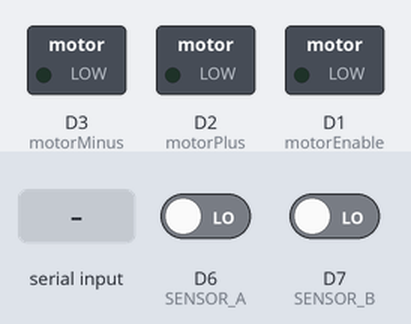
Bench run of a sketch on a simulated ESP8266 (Wemos D1 mini). Parts: switched loads named in the sketch (green lamp = pin HIGH). The test bench sets the inputs (shaded band); at power-on: D6 (SENSOR_A) LOW, D7 (SENSOR_B) LOW. WiFi joins after 1.5 s; servers stay silent unless stated; what the sketch prints to the serial monitor is not drawn.

Above: at 2.7 s.
2.8 s: D6 (SENSOR_A) driven HIGH
At 3.9 s:
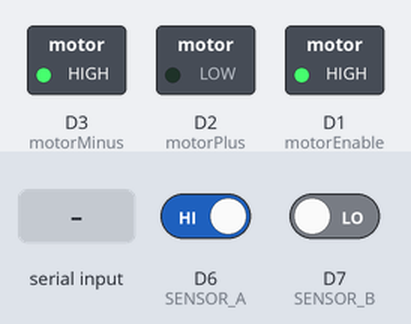
4.3 s: "90,45,200\n" received over Serial
At 5.2 s:
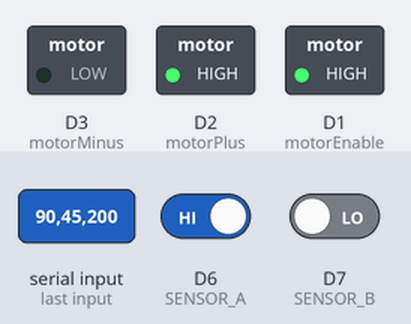
5.8 s: "-\n" received over Serial
At 6.3 s:
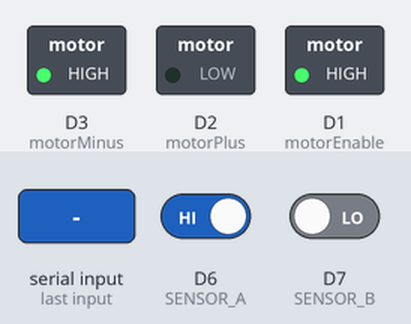
7.3 s: "30,150,10\n" received over Serial
At 8.7 s:
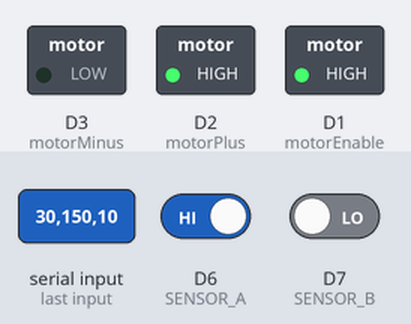
Timing chart, 0 to 9.8 s (numbered marks = the images above; inputs shaded):
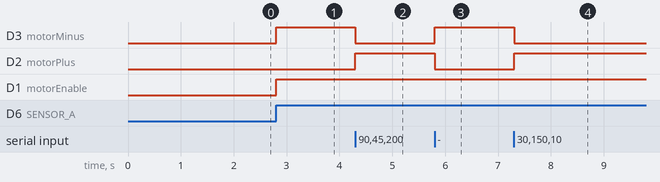

Measured:
- after the input at 2.8 s, D3 (motorMinus), D1 (motorEnable): LOW → HIGH at once
- after the input at 4.3 s, D3 (motorMinus): HIGH → LOW at once; D2 (motorPlus): LOW → HIGH at once
- after the input at 5.8 s, D3 (motorMinus): LOW → HIGH at once; D2 (motorPlus): HIGH → LOW at once
- after the input at 7.3 s, D3 (motorMinus): HIGH → LOW at once; D2 (motorPlus): LOW → HIGH at once

The sketch:

firmware-d1.ino
```cpp
#include <ESP8266WiFi.h>
#include <WiFiClient.h>
#include <ESP8266WebServer.h>
#include <ESP8266mDNS.h>

#define serial_debug true
#define baud 115200

#define SENSOR_A D6
#define SENSOR_B D7

#define motorEnable D1
#define motorPlus D2
#define motorMinus D3


#define spd3 1024/2.5
#define spd2 1024/1.8
#define spd1 1024

#define spd1d 4
#define spd2d 2


int count = 0;
int count2 = 0;
int delayTime = 2000;
int val = 0;
long i;

int sensor01;
int sensor02;

unsigned long int loopCount = 0;

int stepOld;
int step;
int direction;

//int pwm;
boolean complete;

int PulseCount;
int commandPosition;

String inString = "";
char position[20];


const char* host = "wemos";
const char* ssid = "souther";
const char* password = "";

ESP8266WebServer server(80);
const char* serverIndex = "<html>"
"<head>"
"<style>"
"input {font-size: 100pt}"
"</style>"
"<script>"
"function getPositionUpdate() {"
"    var xmlhttp = new XMLHttpRequest();"
""
"    xmlhttp.onreadystatechange = function() {"
"        if (xmlhttp.readyState == XMLHttpRequest.DONE) {"
"           if (xmlhttp.status == 200) {"
"               document.getElementById('pos').innerHTML = xmlhttp.responseText;"
"           }"
"        }"
"    };"
""
"    xmlhttp.open('GET', '/position', true);"
"    xmlhttp.send();"
"    setTimeout(function() {getPositionUpdate()}, 500);"
"}"
"function setPosition() {"
"    var xmlhttp = new XMLHttpRequest();"
""
"    xmlhttp.onreadystatechange = function() {"
"        if (xmlhttp.readyState == XMLHttpRequest.DONE) {"
"           if (xmlhttp.status == 200) {"
"               document.getElementById('com').innerHTML = xmlhttp.responseText;"
"           }"
"        }"
"    };"
""
"    xmlhttp.open('POST', '/setPosition', true);"
"    xmlhttp.setRequestHeader('Content-type', 'application/x-www-form-urlencoded');"
"    xmlhttp.send('position='+document.getElementById('position').value);"
"    document.getElementById('position').select();"
"}"
"setTimeout(function() {getPositionUpdate()}, 500);"
"</script>"
"</head>"
"<body onload='document.getElementById(\"position\").focus();'>"
"<h1>Servo Position</h1>"
"<p>Position <span id='pos'>unknown</span> Command <span id='com'>unknown</span></p>"
"<form action='#' method='post' onsubmit='setPosition(); return false;'>"
"<input type='number' inputmode='numeric' pattern='[0-9]*' type='text' id='position' name='position' value='0' size='4' onfocus='this.select();'>"
"<input type='button' onclick='setPosition(); return false;' value='set'>"
"</form>"
"</body>"
"</html>";


void moveForward(int delta) {
  digitalWrite(motorPlus, HIGH);
  digitalWrite(motorMinus, LOW);
  //digitalWrite(motorEnable, HIGH);
  if (delta > spd1d)
    analogWrite(motorEnable, spd1);
  else if (delta > spd2d)
    analogWrite(motorEnable, spd2);
  else
    analogWrite(motorEnable, spd3);
}


void moveBackward(int delta) {
  digitalWrite(motorPlus, LOW);
  digitalWrite(motorMinus, HIGH);
  //digitalWrite(motorEnable, HIGH);
  if (delta > spd1d)
    analogWrite(motorEnable, spd1);
  else if (delta > spd2d)
    analogWrite(motorEnable, spd2);
  else
    analogWrite(motorEnable, spd3);

}

void motorOff() {
  analogWrite(motorEnable, 0);
  digitalWrite(motorPlus, LOW);
  digitalWrite(motorMinus, LOW);
}

void setup() {

  Serial.begin(baud);
  while (!Serial) {
    ; // wait for serial port to connect. Needed for native USB port only
  }

  pinMode(SENSOR_A, INPUT);
  pinMode(SENSOR_B, INPUT);
  pinMode(motorEnable, OUTPUT);
  pinMode(motorPlus, OUTPUT);
  pinMode(motorMinus, OUTPUT);

  motorOff();

  PulseCount = 0;
  complete = true;
  count = 0;
  count2 = 0;


  WiFi.mode(WIFI_AP_STA);
  WiFi.begin(ssid, password);
  if(WiFi.waitForConnectResult() == WL_CONNECTED){
    MDNS.begin(host);
    server.on("/", HTTP_GET, [](){
      server.sendHeader("Connection", "close");
      server.send(200, "text/html", serverIndex);
    });

    server.on("/set", HTTP_POST, [](){

  if (server.hasArg("position")) {
    server.arg("position").toCharArray(position, 20);

    commandPosition = atoi(position);
  }

      server.sendHeader("Connection", "close");
      server.send(200, "text/html", serverIndex);
    });
   server.on("/position", HTTP_GET, [](){


      server.sendHeader("Connection", "close");
      server.send(200, "text/html", String(PulseCount));
    });

   server.on("/setPosition", HTTP_POST, [](){

   if (server.hasArg("position")) {
    server.arg("position").toCharArray(position, 20);

    commandPosition = atoi(position);
  }
      server.sendHeader("Connection", "close");
      server.send(200, "text/html", String(commandPosition));
    });

    server.begin();
    MDNS.addService("http", "tcp", 80);

    Serial.printf("Ready! Open http://%s.local in your browser\n", host);
  } else {
    Serial.println("WiFi Failed");
  }


}

void loop() {

  server.handleClient();

  while (Serial.available() > 0) {
    int inChar = Serial.read();
    if (isDigit(inChar) || inChar == '-') {
      // convert the incoming byte to a char and add it to the string:
      inString += (char)inChar;
    }
    // if you get a newline, print the string, then the string's value:
    if (inChar == '\n') {
      if (serial_debug) {
        Serial.print("Value:");
        Serial.println(inString.toInt());
        Serial.print("String: ");
        Serial.println(inString);
      }
      commandPosition = inString.toInt();

      complete = false;
      // clear the string for new input:
      inString = "";
    }
  }

  sensor01 = digitalRead(SENSOR_A);
  sensor02 = digitalRead(SENSOR_B);


  if (sensor01 == 1 && sensor02 == 1) {
    step = 0;
    if (stepOld == 1) {
      PulseCount--;
    }
    if (stepOld == 3) {
      PulseCount++;
    }
    stepOld = 0;
  }

  else if (sensor01 == 0 && sensor02 == 1) {
    step = 1;
    if (stepOld == 2) {
      PulseCount--;
    }
    if (stepOld == 0) {
      PulseCount++;
    }
    stepOld = 1;
  }

  else if (sensor01 == 0 && sensor02 == 0) {
    step = 2;
    if (stepOld == 3) {
      PulseCount--;
    }
    if (stepOld == 1) {
      PulseCount++;
    }
    stepOld = 2;
  }

  else if (sensor01 == 1 && sensor02 == 0) {
    step = 3;
    if (stepOld == 0) {
      PulseCount--;
    }
    if (stepOld == 2) {
      PulseCount++;
    }
    stepOld = 3;
  }


  if (PulseCount < commandPosition) {
    // CCW
    moveForward(abs(PulseCount - commandPosition));
    //  move2Forward();
  }
  else if (PulseCount > commandPosition)  {
    // CW
    moveBackward(abs(PulseCount - commandPosition));
    //   move2Backward();
  }
  else {
    motorOff();
    //    motor2Off();
    if (complete == false) {
      Serial.println("OK");
      //delay(1000);
    }
    complete = true;
  }


  if (serial_debug) {


    if (PulseCount > -1) {
      Serial.print(" ");
    }

    if (PulseCount < 10 && PulseCount > -10) {
      Serial.print(" ");
    }

    if (PulseCount < 100 && PulseCount > -100) {
      Serial.print(" ");
    }


    Serial.print(PulseCount);


    if (sensor01 == 1) {
      Serial.print("+");
    }
    else {
      Serial.print("-");
    }


    if (sensor02 == 1) {
      Serial.print("+");
    }
    else {
      Serial.print("-");
    }


    if (PulseCount < commandPosition) {
      Serial.print(">");
    }
    else if (PulseCount > commandPosition)  {
      Serial.print("<");

    }
    else {
      Serial.print("|");


    }
    Serial.print(loopCount);
    Serial.println("");

  }

  loopCount++;

}
```
